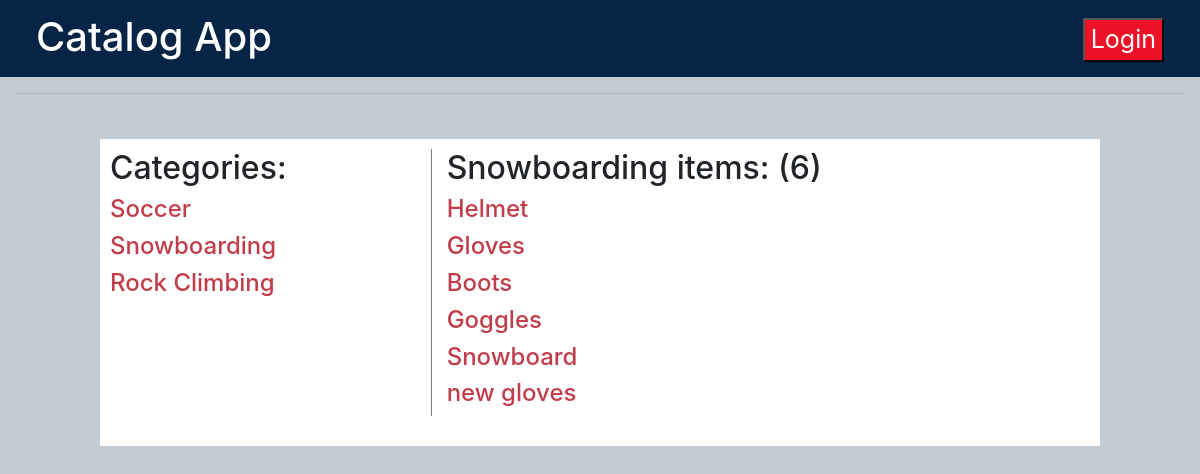
Screenshot of /catalog/Snowboarding/ with the database file from the repository.
### models.py (models this page shows, shortened)
class Categories(Base):
    __tablename__ = 'categories'
    id = Column(Integer, primary_key=True)
    name = Column(String(100), nullable=False)

class Items(Base):
    __tablename__ = 'items'
    id = Column(Integer, primary_key=True)
    title = Column(String(100), nullable=False)
    description = Column(String(1000))
    updated = Column(DateTime, default=datetime.datetime.utcnow)
    categories_id = Column(Integer, ForeignKey('categories.id'))
    categories = relationship(Categories)

### application.py (the view)
@app.route('/catalog/<string:category>/items/')
@app.route('/catalog/<string:category>/')
def categoryView(category):
    categories = session.query(Categories).all()
    category = session.query(Categories).filter_by(name=category).one()
    items = session.query(Items).filter_by(categories_id=category.id).all()
    return render_template('category.html', items=items, categories=categories, category=category, login = False if  'username' not in login_session else True)

### templates/category.html (shortened to what this page needs)
{% extends 'base.html' %}
{% block content %}
<div class="row">
    <div class="col-md-4 category-block">
        <h2>Categories:</h2>
        {% for category in categories %}
        <a href="{{url_for('categoryView', category = category.name)}}"><h4 class="loop-text">{{category.name}}</h4></a>
        {% endfor %}
    </div>
    <div class="col-md-8 items-block">
        <h2>{{category.name}} items: ({{items|length}})</h2>
        {% for item in items %}
        <a class="loop-text" href="{{url_for('itemView', category = item.categories.name, item = item.title)}}"><h4>{{item.title}}</a></h4>
        {% endfor %}
    </div>
</div>
{% endblock %}

### static/style.css (style rules this page uses)
body { background-color:#c4ccd3; }
.category-block { border-right: grey solid 1px }
.loop-text { color: #c13d4a; }

### rows the page displays
Categories: name "Soccer"
Categories: name "Snowboarding"
Categories: name "Rock Climbing"
Items: title "Helmet"
Items: title "Gloves"
Items: title "Boots"
Items: title "Goggles"
Items: title "Snowboard"
Items: title "new gloves"

### other values shown
{{ items|length }} "6"
